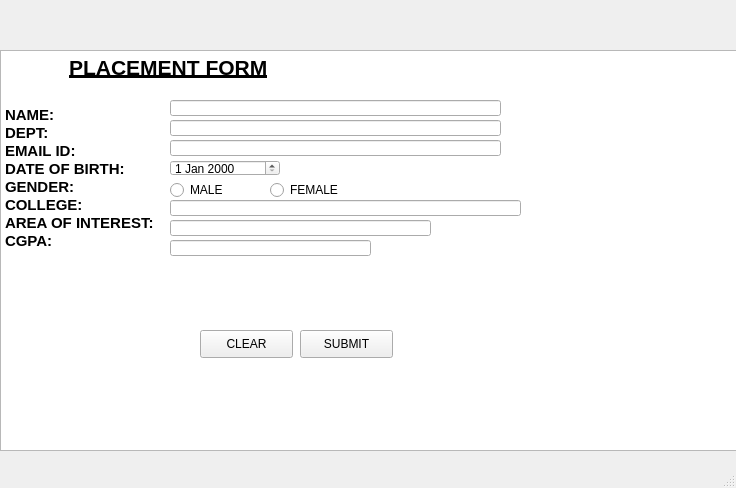
<?xml version="1.0" encoding="UTF-8"?>
<ui version="4.0">
 <class>MainWindow</class>
 <widget class="QMainWindow" name="MainWindow">
  <property name="geometry">
   <rect>
    <x>0</x>
    <y>0</y>
    <width>736</width>
    <height>488</height>
   </rect>
  </property>
  <property name="windowTitle">
   <string>MainWindow</string>
  </property>
  <widget class="QWidget" name="centralwidget">
   <widget class="QTextEdit" name="textEdit">
    <property name="geometry">
     <rect>
      <x>0</x>
      <y>50</y>
      <width>741</width>
      <height>401</height>
     </rect>
    </property>
    <property name="html">
     <string>&lt;!DOCTYPE HTML PUBLIC &quot;-//W3C//DTD HTML 4.0//EN&quot; &quot;http://www.w3.org/TR/REC-html40/strict.dtd&quot;&gt;
&lt;html&gt;&lt;head&gt;&lt;meta name=&quot;qrichtext&quot; content=&quot;1&quot; /&gt;&lt;style type=&quot;text/css&quot;&gt;
p, li { white-space: pre-wrap; }
&lt;/style&gt;&lt;/head&gt;&lt;body style=&quot; font-family:'MS Shell Dlg 2'; font-size:7.8pt; font-weight:400; font-style:normal;&quot;&gt;
&lt;p align=&quot;justify&quot; style=&quot; margin-top:0px; margin-bottom:0px; margin-left:0px; margin-right:0px; -qt-block-indent:0; text-indent:0px;&quot;&gt;&lt;span style=&quot; font-size:16pt; font-weight:600;&quot;&gt;           &lt;/span&gt;&lt;span style=&quot; font-size:16pt; font-weight:600; text-decoration: underline;&quot;&gt;PLACEMENT FORM&lt;/span&gt;&lt;/p&gt;
&lt;p align=&quot;justify&quot; style=&quot;-qt-paragraph-type:empty; margin-top:0px; margin-bottom:0px; margin-left:0px; margin-right:0px; -qt-block-indent:0; text-indent:0px;&quot;&gt;&lt;br /&gt;&lt;/p&gt;
&lt;p align=&quot;justify&quot; style=&quot;-qt-paragraph-type:empty; margin-top:0px; margin-bottom:0px; margin-left:0px; margin-right:0px; -qt-block-indent:0; text-indent:0px;&quot;&gt;&lt;br /&gt;&lt;/p&gt;
&lt;p align=&quot;justify&quot; style=&quot; margin-top:0px; margin-bottom:0px; margin-left:0px; margin-right:0px; -qt-block-indent:0; text-indent:0px;&quot;&gt;&lt;span style=&quot; font-size:11pt; font-weight:600;&quot;&gt;NAME:&lt;/span&gt;&lt;/p&gt;
&lt;p align=&quot;justify&quot; style=&quot; margin-top:0px; margin-bottom:0px; margin-left:0px; margin-right:0px; -qt-block-indent:0; text-indent:0px;&quot;&gt;&lt;span style=&quot; font-size:11pt; font-weight:600;&quot;&gt;DEPT:&lt;/span&gt;&lt;/p&gt;
&lt;p align=&quot;justify&quot; style=&quot; margin-top:0px; margin-bottom:0px; margin-left:0px; margin-right:0px; -qt-block-indent:0; text-indent:0px;&quot;&gt;&lt;span style=&quot; font-size:11pt; font-weight:600;&quot;&gt;EMAIL ID:&lt;/span&gt;&lt;/p&gt;
&lt;p align=&quot;justify&quot; style=&quot; margin-top:0px; margin-bottom:0px; margin-left:0px; margin-right:0px; -qt-block-indent:0; text-indent:0px;&quot;&gt;&lt;span style=&quot; font-size:11pt; font-weight:600;&quot;&gt;DATE OF BIRTH:&lt;/span&gt;&lt;/p&gt;
&lt;p align=&quot;justify&quot; style=&quot; margin-top:0px; margin-bottom:0px; margin-left:0px; margin-right:0px; -qt-block-indent:0; text-indent:0px;&quot;&gt;&lt;span style=&quot; font-size:11pt; font-weight:600;&quot;&gt;GENDER:&lt;/span&gt;&lt;/p&gt;
&lt;p align=&quot;justify&quot; style=&quot; margin-top:0px; margin-bottom:0px; margin-left:0px; margin-right:0px; -qt-block-indent:0; text-indent:0px;&quot;&gt;&lt;span style=&quot; font-size:11pt; font-weight:600;&quot;&gt;COLLEGE:&lt;/span&gt;&lt;/p&gt;
&lt;p align=&quot;justify&quot; style=&quot; margin-top:0px; margin-bottom:0px; margin-left:0px; margin-right:0px; -qt-block-indent:0; text-indent:0px;&quot;&gt;&lt;span style=&quot; font-size:11pt; font-weight:600;&quot;&gt;AREA OF INTEREST:&lt;/span&gt;&lt;/p&gt;
&lt;p align=&quot;justify&quot; style=&quot; margin-top:0px; margin-bottom:0px; margin-left:0px; margin-right:0px; -qt-block-indent:0; text-indent:0px;&quot;&gt;&lt;span style=&quot; font-size:11pt; font-weight:600;&quot;&gt;CGPA:&lt;/span&gt;&lt;/p&gt;
&lt;p align=&quot;justify&quot; style=&quot;-qt-paragraph-type:empty; margin-top:0px; margin-bottom:0px; margin-left:0px; margin-right:0px; -qt-block-indent:0; text-indent:0px; font-size:11pt; font-weight:600;&quot;&gt;&lt;br /&gt;&lt;/p&gt;&lt;/body&gt;&lt;/html&gt;</string>
    </property>
   </widget>
   <widget class="QLineEdit" name="lineEdit_7">
    <property name="geometry">
     <rect>
      <x>170</x>
      <y>100</y>
      <width>331</width>
      <height>16</height>
     </rect>
    </property>
    <property name="text">
     <string/>
    </property>
   </widget>
   <widget class="QLineEdit" name="lineEdit_8">
    <property name="geometry">
     <rect>
      <x>170</x>
      <y>120</y>
      <width>331</width>
      <height>16</height>
     </rect>
    </property>
    <property name="text">
     <string/>
    </property>
   </widget>
   <widget class="QLineEdit" name="lineEdit_9">
    <property name="geometry">
     <rect>
      <x>170</x>
      <y>140</y>
      <width>331</width>
      <height>16</height>
     </rect>
    </property>
    <property name="text">
     <string/>
    </property>
   </widget>
   <widget class="QLineEdit" name="lineEdit_10">
    <property name="geometry">
     <rect>
      <x>170</x>
      <y>200</y>
      <width>351</width>
      <height>16</height>
     </rect>
    </property>
    <property name="text">
     <string/>
    </property>
   </widget>
   <widget class="QLineEdit" name="lineEdit_11">
    <property name="geometry">
     <rect>
      <x>170</x>
      <y>220</y>
      <width>261</width>
      <height>16</height>
     </rect>
    </property>
    <property name="text">
     <string/>
    </property>
   </widget>
   <widget class="QLineEdit" name="lineEdit_12">
    <property name="geometry">
     <rect>
      <x>170</x>
      <y>240</y>
      <width>201</width>
      <height>16</height>
     </rect>
    </property>
   </widget>
   <widget class="QDateEdit" name="dateEdit_2">
    <property name="geometry">
     <rect>
      <x>170</x>
      <y>160</y>
      <width>110</width>
      <height>16</height>
     </rect>
    </property>
   </widget>
   <widget class="QRadioButton" name="radioButton_4">
    <property name="geometry">
     <rect>
      <x>270</x>
      <y>180</y>
      <width>95</width>
      <height>20</height>
     </rect>
    </property>
    <property name="text">
     <string>FEMALE</string>
    </property>
   </widget>
   <widget class="QRadioButton" name="radioButton_3">
    <property name="geometry">
     <rect>
      <x>170</x>
      <y>180</y>
      <width>95</width>
      <height>20</height>
     </rect>
    </property>
    <property name="text">
     <string>MALE</string>
    </property>
   </widget>
   <widget class="QPushButton" name="pushButton_3">
    <property name="geometry">
     <rect>
      <x>300</x>
      <y>330</y>
      <width>93</width>
      <height>28</height>
     </rect>
    </property>
    <property name="text">
     <string>SUBMIT</string>
    </property>
   </widget>
   <widget class="QPushButton" name="pushButton_4">
    <property name="geometry">
     <rect>
      <x>200</x>
      <y>330</y>
      <width>93</width>
      <height>28</height>
     </rect>
    </property>
    <property name="text">
     <string>CLEAR</string>
    </property>
   </widget>
  </widget>
  <widget class="QMenuBar" name="menubar">
   <property name="geometry">
    <rect>
     <x>0</x>
     <y>0</y>
     <width>736</width>
     <height>26</height>
    </rect>
   </property>
  </widget>
  <widget class="QStatusBar" name="statusbar"/>
 </widget>
 <resources/>
 <connections/>
</ui>
